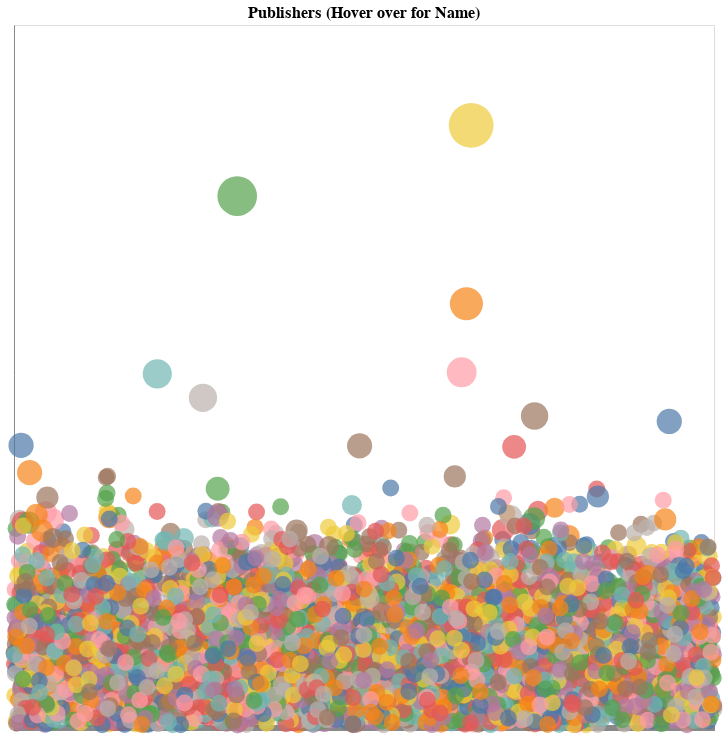

Notebook source saved alongside this figure:
### Code cell
import altair as alt
import pandas as pd
import numpy as np

# Create a scatter plot with circles to represent the categorical table
circle_table = alt.Chart(df_pub2show.sample(5000)).mark_circle().encode(
    x=alt.X('publisher:O', axis=alt.Axis(labels=False, title='')),
    y=alt.Y('Number of Shows Jitter:Q', scale=alt.Scale(type='log'), axis=alt.Axis(labels=False, title='')),
    size=alt.Size('CircleSize:Q', scale=alt.Scale(range=[5, 2000]), legend=None),  # Adjust size range as needed
    color=alt.Color('publisher:N', legend=None),
    #color=alt.Color(scale=alt.Scale(scheme='blueorange-8')),
    tooltip=['publisher:N', 'Number of Shows:Q']  # Add a tooltip with 'Category' and 'Value'
).properties(
    width=700,
    height=700,
    title='Publishers (Hover over for Name)'
).configure_title(
    fontSize=16,
    anchor='middle'
).configure_axis(
    grid=False  # Remove gridlines
).configure_axisY(
    ticks=False
)

circle_table

### Figure 1 — Vega-Lite specification as saved in the notebook (floating-point values rounded to 4 significant figures; data arrays with more than 128 entries replaced by an {"elided": "..."} marker saying what was removed)
{"config": {"view": {"continuousWidth": 300, "continuousHeight": 300}, "axis": {"grid": false}, "axisY": {"ticks": false}, "title": {"anchor": "middle", "fontSize": 16}}, "data": {"name": "data-aae6502f489cdb2ea323648af129f7ae"}, "mark": {"type": "circle"}, "encoding": {"color": {"field": "publisher", "legend": null, "type": "nominal"}, "size": {"field": "CircleSize", "legend": null, "scale": {"range": [5, 2000]}, "type": "quantitative"}, "tooltip": [{"field": "publisher", "type": "nominal"}, {"field": "Number of Shows", "type": "quantitative"}], "x": {"axis": {"labels": false, "title": ""}, "field": "publisher", "type": "ordinal"}, "y": {"axis": {"labels": false, "title": ""}, "field": "Number of Shows Jitter", "scale": {"type": "log"}, "type": "quantitative"}}, "height": 700, "title": "Publishers (Hover over for Name)", "width": 700, "$schema": "https://vega.github.io/schema/vega-lite/v5.15.1.json", "datasets": {"data-aae6502f489cdb2ea323648af129f7ae": {"elided": "5000 records"}}}
